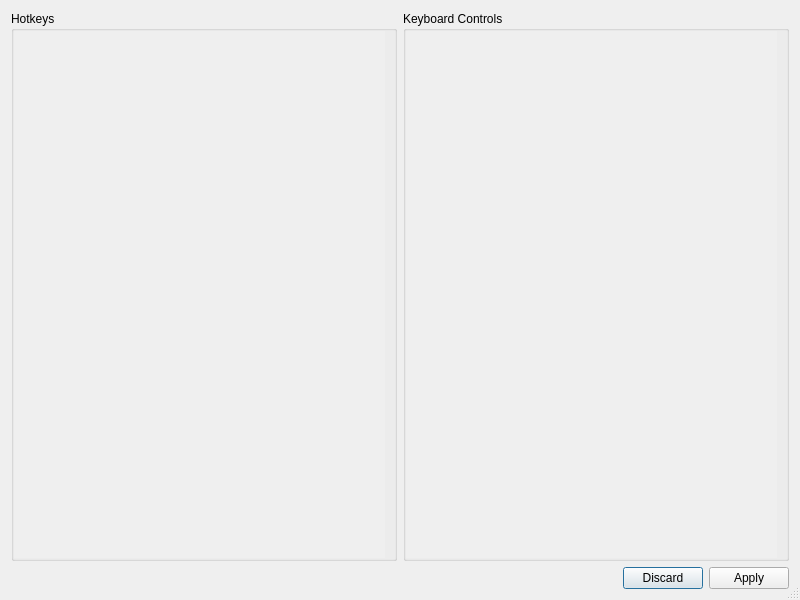
<?xml version="1.0" encoding="UTF-8"?>
<ui version="4.0">
 <class>KeyboardConfigDialog</class>
 <widget class="QDialog" name="KeyboardConfigDialog">
  <property name="geometry">
   <rect>
    <x>0</x>
    <y>0</y>
    <width>800</width>
    <height>600</height>
   </rect>
  </property>
  <property name="windowTitle">
   <string>Configure Keyboard Controls</string>
  </property>
  <property name="sizeGripEnabled">
   <bool>true</bool>
  </property>
  <property name="modal">
   <bool>true</bool>
  </property>
  <layout class="QVBoxLayout" name="verticalLayout">
   <item>
    <layout class="QHBoxLayout" name="horizontalLayout" stretch="1,1">
     <item>
      <widget class="QGroupBox" name="groupBox">
       <property name="title">
        <string>Hotkeys</string>
       </property>
       <layout class="QHBoxLayout" name="horizontalLayout_3">
        <property name="leftMargin">
         <number>0</number>
        </property>
        <property name="topMargin">
         <number>0</number>
        </property>
        <property name="bottomMargin">
         <number>0</number>
        </property>
        <item>
         <widget class="QScrollArea" name="scrollArea_2">
          <property name="frameShape">
           <enum>QFrame::NoFrame</enum>
          </property>
          <property name="widgetResizable">
           <bool>true</bool>
          </property>
          <widget class="QWidget" name="hotkeysArea">
           <property name="geometry">
            <rect>
             <x>0</x>
             <y>0</y>
             <width>380</width>
             <height>516</height>
            </rect>
           </property>
           <layout class="QFormLayout" name="formLayout">
            <property name="formAlignment">
             <set>Qt::AlignLeading|Qt::AlignLeft|Qt::AlignVCenter</set>
            </property>
           </layout>
          </widget>
         </widget>
        </item>
       </layout>
      </widget>
     </item>
     <item>
      <widget class="QGroupBox" name="groupBox_2">
       <property name="title">
        <string>Keyboard Controls</string>
       </property>
       <layout class="QHBoxLayout" name="horizontalLayout_2">
        <property name="leftMargin">
         <number>0</number>
        </property>
        <property name="topMargin">
         <number>0</number>
        </property>
        <property name="bottomMargin">
         <number>0</number>
        </property>
        <item>
         <widget class="QScrollArea" name="scrollArea">
          <property name="frameShape">
           <enum>QFrame::NoFrame</enum>
          </property>
          <property name="widgetResizable">
           <bool>true</bool>
          </property>
          <widget class="QWidget" name="controlsArea">
           <property name="geometry">
            <rect>
             <x>0</x>
             <y>0</y>
             <width>380</width>
             <height>516</height>
            </rect>
           </property>
           <layout class="QFormLayout" name="formLayout_2">
            <property name="formAlignment">
             <set>Qt::AlignLeading|Qt::AlignLeft|Qt::AlignVCenter</set>
            </property>
           </layout>
          </widget>
         </widget>
        </item>
       </layout>
      </widget>
     </item>
    </layout>
   </item>
   <item>
    <widget class="QDialogButtonBox" name="buttonTray">
     <property name="orientation">
      <enum>Qt::Horizontal</enum>
     </property>
     <property name="standardButtons">
      <set>QDialogButtonBox::Apply|QDialogButtonBox::Discard</set>
     </property>
    </widget>
   </item>
  </layout>
 </widget>
 <resources/>
 <connections>
  <connection>
   <sender>buttonTray</sender>
   <signal>clicked(QAbstractButton*)</signal>
   <receiver>KeyboardConfigDialog</receiver>
   <slot>dialogButtonClicked(QAbstractButton*)</slot>
   <hints>
    <hint type="sourcelabel">
     <x>660</x>
     <y>572</y>
    </hint>
    <hint type="destinationlabel">
     <x>602</x>
     <y>556</y>
    </hint>
   </hints>
  </connection>
 </connections>
 <slots>
  <slot>dialogButtonClicked(QAbstractButton*)</slot>
 </slots>
</ui>
